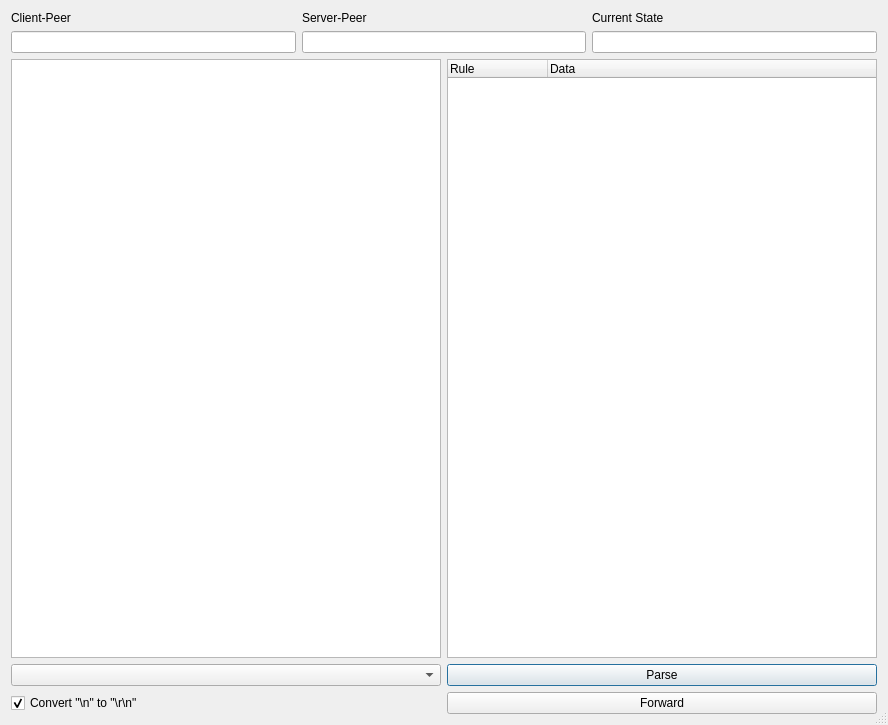
<?xml version="1.0" encoding="UTF-8"?>
<ui version="4.0">
 <class>PendingDialog</class>
 <widget class="QDialog" name="PendingDialog">
  <property name="geometry">
   <rect>
    <x>0</x>
    <y>0</y>
    <width>888</width>
    <height>725</height>
   </rect>
  </property>
  <property name="windowTitle">
   <string>Dialog</string>
  </property>
  <property name="sizeGripEnabled">
   <bool>true</bool>
  </property>
  <property name="modal">
   <bool>false</bool>
  </property>
  <layout class="QGridLayout" name="gridLayout_2">
   <item row="0" column="0" colspan="2">
    <layout class="QGridLayout" name="gridLayout">
     <item row="0" column="1">
      <widget class="QLabel" name="label_2">
       <property name="text">
        <string>Server-Peer</string>
       </property>
      </widget>
     </item>
     <item row="0" column="0">
      <widget class="QLabel" name="label">
       <property name="text">
        <string>Client-Peer</string>
       </property>
      </widget>
     </item>
     <item row="1" column="0">
      <widget class="QLineEdit" name="lineEdit_ClientPeer">
       <property name="enabled">
        <bool>true</bool>
       </property>
       <property name="readOnly">
        <bool>true</bool>
       </property>
      </widget>
     </item>
     <item row="1" column="1">
      <widget class="QLineEdit" name="lineEdit_ServerPeer">
       <property name="readOnly">
        <bool>true</bool>
       </property>
      </widget>
     </item>
     <item row="0" column="2">
      <widget class="QLabel" name="label_3">
       <property name="text">
        <string>Current State</string>
       </property>
      </widget>
     </item>
     <item row="1" column="2">
      <widget class="QLineEdit" name="lineEdit_CurrentState">
       <property name="readOnly">
        <bool>true</bool>
       </property>
      </widget>
     </item>
    </layout>
   </item>
   <item row="1" column="0">
    <widget class="QPlainTextEdit" name="plainTextEdit_CommandRaw"/>
   </item>
   <item row="1" column="1">
    <widget class="QTreeWidget" name="treeWidget_CommandTree">
     <column>
      <property name="text">
       <string>Rule</string>
      </property>
     </column>
     <column>
      <property name="text">
       <string>Data</string>
      </property>
     </column>
    </widget>
   </item>
   <item row="2" column="0">
    <widget class="QComboBox" name="cb_Parser"/>
   </item>
   <item row="2" column="1">
    <widget class="QPushButton" name="button_Parse">
     <property name="text">
      <string>Parse</string>
     </property>
    </widget>
   </item>
   <item row="3" column="0">
    <widget class="QCheckBox" name="checkBox_ConvertLF">
     <property name="text">
      <string>Convert &quot;\n&quot; to &quot;\r\n&quot;</string>
     </property>
     <property name="checked">
      <bool>true</bool>
     </property>
    </widget>
   </item>
   <item row="3" column="1">
    <widget class="QPushButton" name="button_Forward">
     <property name="text">
      <string>Forward</string>
     </property>
    </widget>
   </item>
  </layout>
 </widget>
 <resources/>
 <connections/>
</ui>
